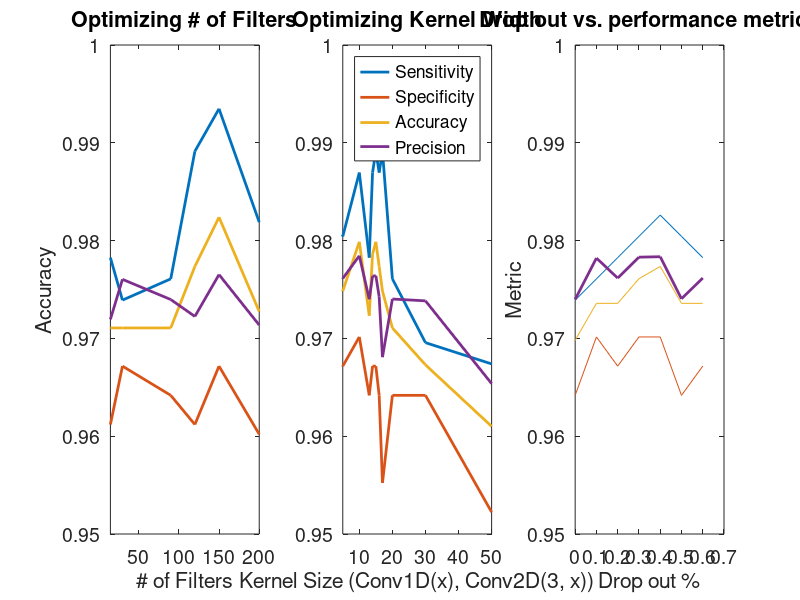

The MATLAB source for this figure:
% Filter Number
close all

filter = [15, 30, 90, 120, 150, 200];

sensitivity = [0.9782608695652174, 0.9739130434782609, 0.976086956521739, 0.9891304347826086, 0.9934782608695653, 0.9818840579710145];
specificity = [0.9611940298507463, 0.9671641791044777, 0.964179104477612, 0.9611940298507463, 0.9671641791044777, 0.9601990049751244];
accuracy = [0.9710691823899371, 0.9710691823899371, 0.9710691823899371, 0.9773584905660379, 0.9823899371069181, 0.9727463312368974]; 
precision = [0.9719480170690222, 0.9760391782130913, 0.9739758715261141, 0.972246473663793, 0.9765246708726696, 0.9713626371440224];

figure(1);
subplot(1,3,1)
plot(filter, sensitivity,'linewidth',2);
hold on;
plot(filter, specificity,'linewidth',2);
plot(filter, accuracy,'linewidth',2);
plot(filter, precision,'linewidth',2);

xlabel('# of Filters');
ylabel('Accuracy');
title('Optimizing # of Filters');
xlim([15, 200]);
ylim([0.95,1]);

%legend('Sensitivity', 'Specificity', 'Accuracy', 'Precision');
set(gca,'fontsize',14)

k_width = [3, 5, 10, 13, 14, 15, 16, 17, 20, 30, 50];
sensitivity = [0.9869565217391305, 0.9804347826086957, 0.9869565217391305, 0.9782608695652174, 0.9869565217391305, 0.9891304347826086, 0.9869565217391305, 0.9891304347826086, 0.9760869565217393, 0.9695652173913043, 0.9673913043478259]; 
specificity = [0.9701492537313433, 0.9671641791044777, 0.9701492537313433, 0.9641791044776118, 0.9671641791044776, 0.9671641791044776, 0.964179104477612, 0.9552238805970148, 0.964179104477612, 0.964179104477612, 0.9522388059701493]; 
accuracy = [0.979874213836478, 0.9748427672955975, 0.979874213836478, 0.9723270440251571, 0.9786163522012579, 0.979874213836478, 0.9773584905660379, 0.9748427672955975, 0.9710691823899371, 0.9672955974842768, 0.9610062893081761];
precision = [0.9784478728377746, 0.976127042861548, 0.9784478728377746, 0.9740050038787766, 0.9763639471944208, 0.9764117255030687, 0.9742611878686601, 0.9680822165227758, 0.9740263734952046, 0.9738398347795261, 0.9653764610450475]; 

subplot(1,3,2)
plot(k_width, sensitivity,'linewidth',2);
hold on;
plot(k_width, specificity,'linewidth',2);
plot(k_width, accuracy,'linewidth',2);
plot(k_width, precision,'linewidth',2);

xlabel('Kernel Size (Conv1D(x), Conv2D(3, x))');
title('Optimizing Kernel Width');
xlim([5, 50]);
ylim([0.95,1]);
legend('Sensitivity', 'Specificity', 'Accuracy', 'Precision');
set(gca,'fontsize',14)


% sensitivity:0.9869565217391305
% specificity:0.9611940298507463
% accuracy:0.9761006289308177
% precision:0.9721741701893741

%dropout plot
drop = 0:0.1:0.6;
sensitivity = [0.9739130434782609;0.976086956521739; 0.9782608695652174;0.9804347826086955;0.982608695652174;0.9804347826086957;
    0.9782608695652174];
    %0.9913043478260869;1.0;0.9956521739130434];
specificity = [0.964179104477612;0.9701492537313433; 0.9671641791044776; 0.9701492537313433; 0.9701492537313433; 0.964179104477612;
    0.9671641791044776];
    %0.9701492537313433;0.9701492537313433;0.9671641791044776];
accuracy = [0.969811320754717;0.9735849056603774;0.9735849056603774;0.9761006289308176;0.9773584905660379; 0.9735849056603774;
    0.9735849056603774];
    %0.9823899371069184;0.9874213836477989;0.9836477987421384];
precision = [0.9739969443874367;0.978212063766061;0.976170640440766;0.9783065928928482;0.9783523490127293;0.9740471288034774;
    0.9761755780490475];
    %0.9785393850775368;0.9787234042553191;0.97654998856097];
      
    
subplot(1,3,3)
plot(drop, sensitivity, drop, specificity, drop, accuracy, drop, precision, 'linewidth',2);
%legend('sensitivity','specificity','accuracy','precision');
title('Drop out vs. performance metrics');
xlabel('Drop out %'); ylabel('Metric');
set(gca,'fontsize',14)
ylim([.95,1])